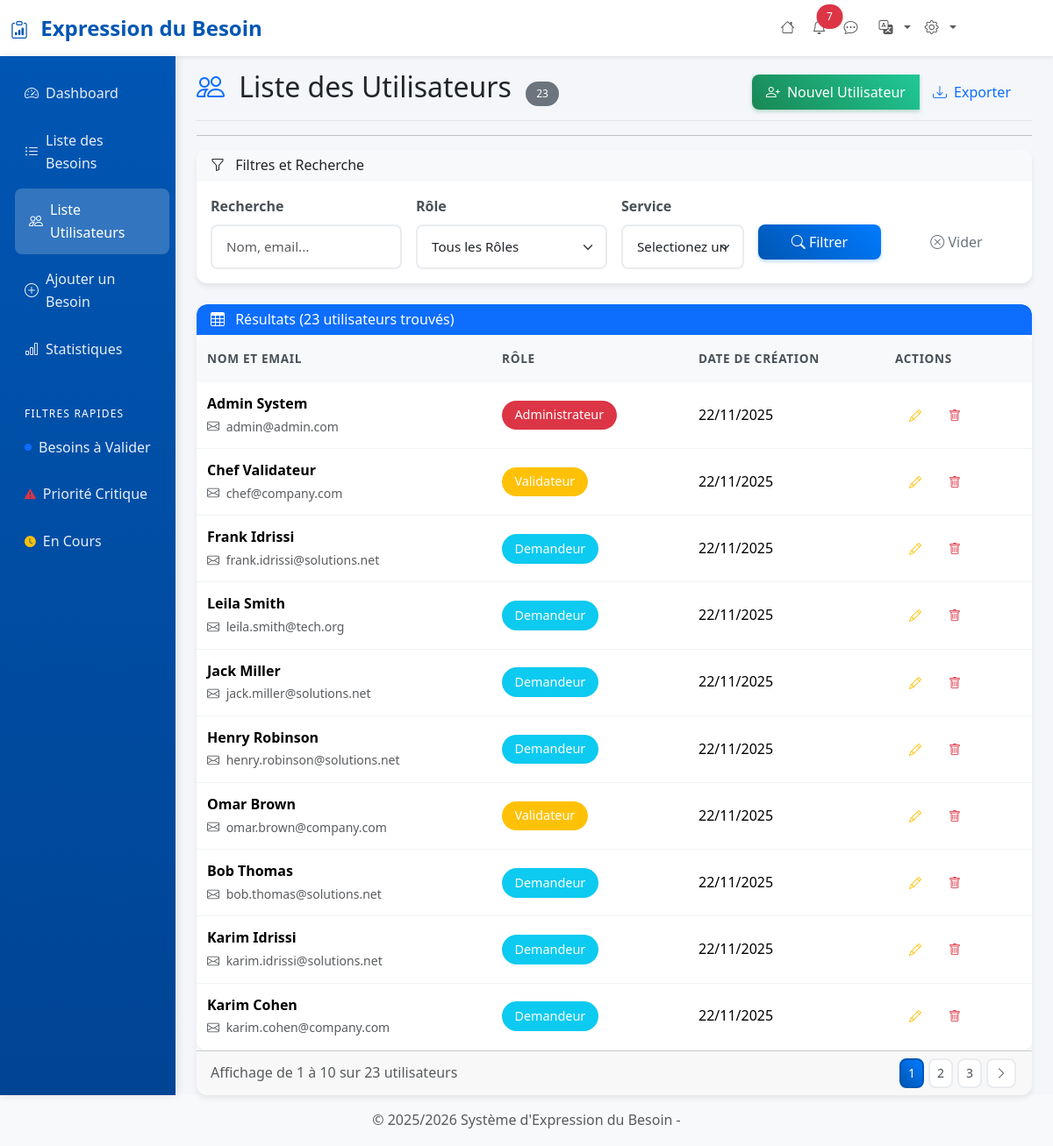
Page /pages/liste-utilisateurs.php (signed in) on the committed database.
### tables this page shows
CREATE TABLE `users` (
  `id` int(11) NOT NULL,
  `nom` varchar(255) NOT NULL,
  `email` varchar(255) NOT NULL,
  `password` varchar(255) NOT NULL,
  `role` enum('Demandeur','Validateur','Administrateur') NOT NULL DEFAULT 'Demandeur',
  `created_at` timestamp NOT NULL DEFAULT current_timestamp(),
  `service_id` int(11) NOT NULL DEFAULT 1
);

### includes/functions.php (called while the page is built, shortened)
<?php
function formatDate($date, $format = 'd/m/Y') {
    $dateTime = new DateTime($date);
    return $dateTime->format($format);
}
function paginate($totalItems, $itemsPerPage = 10, $currentPage = 1) {
    $totalPages = ceil($totalItems / $itemsPerPage);
    $currentPage = max(1, min($totalPages, $currentPage));
    $offset = ($currentPage - 1) * $itemsPerPage;
    return [
        'total_items' => $totalItems,
        'items_per_page' => $itemsPerPage,
        'total_pages' => $totalPages,
        'current_page' => $currentPage,
        'offset' => $offset,
        'has_previous' => $currentPage > 1,
        'has_next' => $currentPage < $totalPages
    ];
}
function getUsers(array $filters, int $limit, int $offset): array {
    $conn = getConnection();
    $stmt = $conn->query("SELECT * FROM users");
    $allUsers = $stmt->fetchAll();
    $filteredUsers = array_filter($allUsers, function($user) use ($filters) {
        $matchSearch = empty($filters['search']) ||
                       stripos($user['nom'], $filters['search']) !== false ||
                       stripos($user['email'], $filters['search']) !== false;
        $matchRole = empty($filters['role']) || $user['role'] === $filters['role'];
        $matchService = empty($filters['service_id']) || $user['service_id'] == $filters['service_id'];
        return $matchSearch && $matchRole && $matchService;
    });
    $total = count($filteredUsers);
    $paginatedUsers = array_slice($filteredUsers, $offset, $limit);
    return ['utilisateurs' => $paginatedUsers, 'total' => $total];
}
function getUnreadMessages(int $user_id):int{
    $pdo = getConnection();
    $sql = "
        SELECT COUNT(*) FROM Conversations
        WHERE receiver_id = :receiver_id AND is_read = 0;
    ";
    $stmt = $pdo->prepare($sql);
    $stmt->execute([
        "receiver_id"   => $user_id
    ]);
    return (int) $stmt->fetchColumn();
}
?>

### pages/liste-utilisateurs.php (the view, shortened to what this page needs)
<?php
include '../includes/header.php';
function getRoleClass(string $role): string {
    return match ($role) {
        'Administrateur' => 'danger',
        'Validateur' => 'warning',
        'Demandeur' => 'info',
        default => 'secondary',
    };
}
$page = max(1, intval($_GET['page'] ?? 1));
$itemsPerPage = 10;
$filters = [
    'role' => sanitize($_GET['role'] ?? ''),
    'service_id' => sanitize($_GET['service_id'] ?? ''),
    'search' => sanitize($_GET['search'] ?? '')
];
try {
    $result = getUsers($filters, $itemsPerPage, ($page - 1) * $itemsPerPage);
    $utilisateurs = $result['utilisateurs'];
    $totalUtilisateurs = $result['total'];
    $pagination = paginate($totalUtilisateurs, $itemsPerPage, $page);
} catch (Exception $e) {
    setFlashMessage('error', 'Erreur lors du chargement des utilisateurs : ' . $e->getMessage());
    $utilisateurs = [];
    $totalUtilisateurs = 0;
    $pagination = paginate(0, $itemsPerPage, 1);
}
?>
<div class="d-flex justify-content-between flex-wrap flex-md-nowrap align-items-center pt-3 pb-2 mb-3 border-bottom">
    <h1 class="h2">
        <i class="bi bi-people me-2 text-primary"></i>
        Liste des Utilisateurs
        <span class="badge bg-secondary ms-2"><?php echo $totalUtilisateurs; ?></span>
    </h1>
    <div class="btn-toolbar mb-2 mb-md-0">
        <div class="btn-group me-2">
            <a href="ajouter-utilisateur.php" class="btn btn-success">
                <i class="bi bi-person-plus me-1"></i>
                Nouvel Utilisateur
            </a>
            <button class="btn btn-outline-primary" onclick="exportData()">
                <i class="bi bi-download me-1"></i>
                Exporter
            </button>
        </div>
    </div>
</div>
<hr/>
<div class="card mb-4">
    <div class="card-header bg-light">
        <h6 class="card-title mb-0">
            <i class="bi bi-funnel me-2"></i>
            Filtres et Recherche
        </h6>
    </div>
    <div class="card-body">
        <form method="GET" class="row g-3">
            <div class="col-md-3">
                <label for="search" class="form-label">Recherche</label>
                <input type="text"
                       class="form-control"
                       id="search"
                       name="search"
                       value="<?php echo htmlspecialchars($filters['search']); ?>"
                       placeholder="Nom, email...">
            </div>
            <div class="col-md-3">
                <label for="role" class="form-label">Rôle</label>
                <select class="form-select" id="role" name="role">
                    <option value="">Tous les Rôles</option>
                </select>
            </div>
            <div class="col-md-2">
                <label for="service_id" class="form-label">Service</label>
                <select class="form-select" id="service_id" name="service_id">
                    <option value="">Selectionez une besoin</option>
                </select>
            </div>
            <div class="col-md-2">
                <label class="form-label">&nbsp;</label>
                <div class="d-grid gap-2">
                    <button type="submit" class="btn btn-primary">
                        <i class="bi bi-search"></i> Filtrer
                    </button>
                </div>
            </div>
             <div class="col-md-2">
                <label class="form-label">&nbsp;</label>
                <div class="d-grid gap-2">
                    <a href="liste-utilisateurs.php" class="btn btn-outline-secondary">
                        <i class="bi bi-x-circle"></i> Vider
                    </a>
                </div>
            </div>
        </form>
    </div>
</div>
<div class="card">
    <div class="card-header bg-primary text-white d-flex justify-content-between align-items-center">
        <h6 class="card-title mb-0">
            <i class="bi bi-table me-2"></i>
            Résultats (<?php echo $totalUtilisateurs; ?> utilisateurs trouvés)
        </h6>
        </div>
    <div class="card-body p-0">
        <?php if (!empty($utilisateurs)): ?>
            <div id="tableView" class="table-responsive">
                <table class="table table-hover mb-0">
                    <thead class="table-light">
                        <tr>
                            <th style="width: 30%;">Nom et Email</th>
                            <th style="width: 20%;">Rôle</th>
                            <th style="width: 20%;">Date de Création</th>
                            <th style="width: 15%;">Actions</th>
                        </tr>
                    </thead>
                    <tbody>
                        <?php foreach ($utilisateurs as $user): ?>
                            <tr>
                                <td>
                                    <div>
                                        <strong class="d-block"><?php echo htmlspecialchars($user['nom']); ?></strong>
                                        <small class="text-muted">
                                            <i class="bi bi-envelope me-1"></i>
                                            <?php echo htmlspecialchars($user['email']); ?>
                                        </small>
                                    </div>
                                </td>
                                <td>
                                    <span class="badge bg-<?php echo getRoleClass($user['role']); ?> fs-6">
                                        <?php echo $user['role']; ?>
                                    </span>
                                </td>
                                <td>
                                    <?php echo formatDate($user['created_at']); ?>
                                </td>
                                <td>
                                    <div class="btn-group btn-group-sm">
                                        <a href="modifier-utilisateur.php?id=<?php echo $user['id']; ?>"
                                           class="btn btn-outline-warning"
                                           data-bs-toggle="tooltip"
                                           title="Modifier">
                                            <i class="bi bi-pencil"></i>
                                        </a>
                                        <a href="?<?php echo http_build_query(array_merge($_GET, ['delete' => $user['id']])); ?>"
                                           class="btn btn-outline-danger btn-delete"
                                           data-bs-toggle="tooltip"
                                           title="Supprimer"
                                           data-user-nom="<?php echo htmlspecialchars($user['nom']); ?>">
                                            <i class="bi bi-trash"></i>
                                        </a>
                                    </div>
                                </td>
                            </tr>
                        <?php endforeach; ?>
                    </tbody>
                </table>
            </div>
        <?php endif; ?>
    </div>
    <?php if ($totalUtilisateurs > 0): ?>
        <div class="card-footer">
            <div class="row align-items-center">
                <div class="col-md-6">
                    <p class="text-muted mb-0">
                        Affichage de <?php echo ($pagination['offset'] + 1); ?> à
                        <?php echo min($pagination['offset'] + $itemsPerPage, $totalUtilisateurs); ?>
                        sur <?php echo $totalUtilisateurs; ?> utilisateurs
                    </p>
                </div>
                <div class="col-md-6">
                    <?php if ($pagination['total_pages'] > 1): ?>
                        <nav aria-label="Pagination">
                            <ul class="pagination pagination-sm justify-content-end mb-0">
                                <?php
                                $startPage = max(1, $page - 2);
                                $endPage = min($pagination['total_pages'], $page + 2);
                                for ($i = $startPage; $i <= $endPage; $i++):
                                ?>
                                    <li class="page-item <?php echo ($i === $page) ? 'active' : ''; ?>">
                                        <a class="page-link" href="?<?php echo http_build_query(array_merge($_GET, ['page' => $i])); ?>">
                                            <?php echo $i; ?>
                                        </a>
                                    </li>
                                <?php endfor; ?>
                                <?php if ($pagination['has_next']): ?>
                                    <li class="page-item">
                                        <a class="page-link" href="?<?php echo http_build_query(array_merge($_GET, ['page' => $page + 1])); ?>">
                                            <i class="bi bi-chevron-right"></i>
                                        </a>
                                    </li>
                                <?php endif; ?>
                            </ul>
                        </nav>
                    <?php endif; ?>
                </div>
            </div>
        </div>
    <?php endif; ?>
</div>
<?php include '../includes/footer.php'; ?>

### assets/css/style.css (style rules this page uses)
:root { --primary-color: #0056b3; --secondary-color: #6c757d; --success-color: #198754; --info-color: #0dcaf0; --warning-color: #ffc107; --danger-color: #dc3545; --light-color: #f8f9fa; --dark-color: #212529; --border-radius: 8px; --box-shadow: 0 4px 6px rgba(0,0,0,0.07); --transition: all 0.3s ease; }
body { background-color: #f4f6f9; font-family: 'Segoe UI', Tahoma, Geneva, Verdana, sans-serif; line-height: 1.6; }
.card { border: none; box-shadow: var(--box-shadow); border-radius: 12px; transition: transform 0.2s ease, box-shadow 0.2s ease; overflow: hidden; }
.card-header { border-bottom: none; font-weight: 600; border-radius: 12px 12px 0 0 !important; }
.btn { border-radius: var(--border-radius); font-weight: 500; transition: var(--transition); border: none; padding: 0.5rem 1rem; }
.btn-primary { background: linear-gradient(45deg, #0056b3, #007bff); box-shadow: 0 2px 4px rgba(0,123,255,0.3); }
.btn-success { background: linear-gradient(45deg, #198754, #20c997); box-shadow: 0 2px 4px rgba(25,135,84,0.3); }
.btn-outline-primary, .btn-outline-secondary, .btn-outline-success, .btn-outline-warning, .btn-outline-danger { border-width: 2px; }
.table { background: white; border-radius: 12px; overflow: hidden; box-shadow: var(--box-shadow); }
.table th { background-color: #f8f9fa; border: none; font-weight: 600; color: #495057; text-transform: uppercase; font-size: 0.85rem; letter-spacing: 0.05em; padding: 1rem 0.75rem; }
.table td { padding: 0.75rem; border-color: #f1f3f4; vertical-align: middle; }
.badge { font-size: 0.75rem; padding: 0.5rem 0.75rem; border-radius: 20px; font-weight: 500; }
.badge.fs-6 { font-size: 0.9rem !important; padding: 0.6rem 0.9rem; }
.form-control, .form-select { border-radius: var(--border-radius); border: 2px solid #e9ecef; padding: 0.75rem 1rem; transition: var(--transition); font-size: 0.95rem; }
.form-label { font-weight: 600; color: #495057; margin-bottom: 0.5rem; }
.pagination { gap: 0.25rem; }
.page-link { border-radius: var(--border-radius) !important; border: 2px solid #e9ecef; color: #495057; transition: var(--transition); margin: 0 2px; }
.page-item.active .page-link { background: linear-gradient(45deg, #0056b3, #007bff); border-color: #0056b3; }
.fade-in-up { animation: fadeInUp 0.6s ease-out; }

### includes/header.php (style rules this page uses)
:root { --primary-color: #0056b3; --secondary-color: #6c757d; --success-color: #198754; --info-color: #0dcaf0; --warning-color: #ffc107; --danger-color: #dc3545; --light-color: #f8f9fa; --dark-color: #212529; }
body { background-color: #f4f6f9; font-family: 'Segoe UI', Tahoma, Geneva, Verdana, sans-serif; }
.card { border: none; box-shadow: 0 4px 6px rgba(0, 0, 0, 0.07); border-radius: 12px; transition: transform 0.2s ease, box-shadow 0.2s ease; }
.btn { border-radius: 8px; font-weight: 500; transition: all 0.3s ease; }
.btn-primary { background: linear-gradient(45deg, #0056b3, #007bff); border: none; }
.table { background: white; border-radius: 12px; overflow: hidden; }
.table th { background-color: #f8f9fa; border: none; font-weight: 600; color: #495057; }
.badge { font-size: 0.75rem; padding: 0.5rem 0.75rem; border-radius: 20px; }

### rows in the picture
users: nom "Admin System", email "admin@admin.com", role "Administrateur", created_at "22/11/2025"
users: nom "Chef Validateur", email "chef@company.com", role "Validateur", created_at "22/11/2025"
users: nom "Frank Idrissi", email "frank.idrissi@solutions.net", role "Demandeur", created_at "22/11/2025"
users: nom "Leila Smith", email "leila.smith@tech.org", role "Demandeur", created_at "22/11/2025"
users: nom "Jack Miller", email "jack.miller@solutions.net", role "Demandeur", created_at "22/11/2025"
users: nom "Henry Robinson", email "henry.robinson@solutions.net", role "Demandeur", created_at "22/11/2025"
users: nom "Omar Brown", email "omar.brown@company.com", role "Validateur", created_at "22/11/2025"
users: nom "Bob Thomas", email "bob.thomas@solutions.net", role "Demandeur", created_at "22/11/2025"
users: nom "Karim Idrissi", email "karim.idrissi@solutions.net", role "Demandeur", created_at "22/11/2025"
users: nom "Karim Cohen", email "karim.cohen@company.com", role "Demandeur", created_at "22/11/2025"

### other values in the picture
getSetence('header_title') "Expression du Besoin"
$unreadCount "7"
$totalUtilisateurs "23"
$pagination['offset'] + 1 "1"
min($pagination['offset'] + $itemsPerPage, $totalUtilisateurs) "10"
